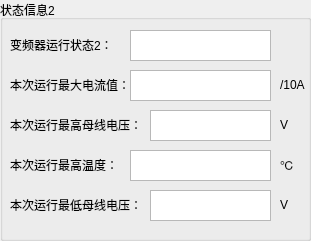
   <widget class="QGroupBox" name="groupBox_6">
    <property name="geometry">
     <rect>
      <x>20</x>
      <y>180</y>
      <width>311</width>
      <height>241</height>
     </rect>
    </property>
    <property name="title">
     <string>状态信息2</string>
    </property>
    <widget class="QTextBrowser" name="min_volt">
     <property name="geometry">
      <rect>
       <x>150</x>
       <y>190</y>
       <width>121</width>
       <height>31</height>
      </rect>
     </property>
     <property name="html">
      <string>&lt;!DOCTYPE HTML PUBLIC &quot;-//W3C//DTD HTML 4.0//EN&quot; &quot;http://www.w3.org/TR/REC-html40/strict.dtd&quot;&gt;
&lt;html&gt;&lt;head&gt;&lt;meta name=&quot;qrichtext&quot; content=&quot;1&quot; /&gt;&lt;style type=&quot;text/css&quot;&gt;
p, li { white-space: pre-wrap; }
&lt;/style&gt;&lt;/head&gt;&lt;body style=&quot; font-family:'SimSun'; font-size:9pt; font-weight:400; font-style:normal;&quot;&gt;
&lt;p style=&quot;-qt-paragraph-type:empty; margin-top:0px; margin-bottom:0px; margin-left:0px; margin-right:0px; -qt-block-indent:0; text-indent:0px;&quot;&gt;&lt;br /&gt;&lt;/p&gt;&lt;/body&gt;&lt;/html&gt;</string>
     </property>
    </widget>
    <widget class="QLabel" name="dw_25">
     <property name="geometry">
      <rect>
       <x>280</x>
       <y>110</y>
       <width>41</width>
       <height>29</height>
      </rect>
     </property>
     <property name="text">
      <string>V</string>
     </property>
    </widget>
    <widget class="QLabel" name="s1__lb_42">
     <property name="geometry">
      <rect>
       <x>10</x>
       <y>150</y>
       <width>141</width>
       <height>29</height>
      </rect>
     </property>
     <property name="text">
      <string>本次运行最高温度：</string>
     </property>
    </widget>
    <widget class="QLabel" name="dw_24">
     <property name="geometry">
      <rect>
       <x>280</x>
       <y>70</y>
       <width>41</width>
       <height>29</height>
      </rect>
     </property>
     <property name="text">
      <string>/10A</string>
     </property>
    </widget>
    <widget class="QTextBrowser" name="motorspd_12">
     <property name="geometry">
      <rect>
       <x>130</x>
       <y>30</y>
       <width>141</width>
       <height>31</height>
      </rect>
     </property>
     <property name="html">
      <string>&lt;!DOCTYPE HTML PUBLIC &quot;-//W3C//DTD HTML 4.0//EN&quot; &quot;http://www.w3.org/TR/REC-html40/strict.dtd&quot;&gt;
&lt;html&gt;&lt;head&gt;&lt;meta name=&quot;qrichtext&quot; content=&quot;1&quot; /&gt;&lt;style type=&quot;text/css&quot;&gt;
p, li { white-space: pre-wrap; }
&lt;/style&gt;&lt;/head&gt;&lt;body style=&quot; font-family:'SimSun'; font-size:9pt; font-weight:400; font-style:normal;&quot;&gt;
&lt;p style=&quot;-qt-paragraph-type:empty; margin-top:0px; margin-bottom:0px; margin-left:0px; margin-right:0px; -qt-block-indent:0; text-indent:0px;&quot;&gt;&lt;br /&gt;&lt;/p&gt;&lt;/body&gt;&lt;/html&gt;</string>
     </property>
    </widget>
    <widget class="QTextBrowser" name="max_temper">
     <property name="geometry">
      <rect>
       <x>130</x>
       <y>150</y>
       <width>141</width>
       <height>31</height>
      </rect>
     </property>
     <property name="html">
      <string>&lt;!DOCTYPE HTML PUBLIC &quot;-//W3C//DTD HTML 4.0//EN&quot; &quot;http://www.w3.org/TR/REC-html40/strict.dtd&quot;&gt;
&lt;html&gt;&lt;head&gt;&lt;meta name=&quot;qrichtext&quot; content=&quot;1&quot; /&gt;&lt;style type=&quot;text/css&quot;&gt;
p, li { white-space: pre-wrap; }
&lt;/style&gt;&lt;/head&gt;&lt;body style=&quot; font-family:'SimSun'; font-size:9pt; font-weight:400; font-style:normal;&quot;&gt;
&lt;p style=&quot;-qt-paragraph-type:empty; margin-top:0px; margin-bottom:0px; margin-left:0px; margin-right:0px; -qt-block-indent:0; text-indent:0px;&quot;&gt;&lt;br /&gt;&lt;/p&gt;&lt;/body&gt;&lt;/html&gt;</string>
     </property>
    </widget>
    <widget class="QLabel" name="s1__lb_43">
     <property name="geometry">
      <rect>
       <x>10</x>
       <y>190</y>
       <width>141</width>
       <height>29</height>
      </rect>
     </property>
     <property name="text">
      <string>本次运行最低母线电压：</string>
     </property>
    </widget>
    <widget class="QTextBrowser" name="max_volt">
     <property name="geometry">
      <rect>
       <x>150</x>
       <y>110</y>
       <width>121</width>
       <height>31</height>
      </rect>
     </property>
     <property name="html">
      <string>&lt;!DOCTYPE HTML PUBLIC &quot;-//W3C//DTD HTML 4.0//EN&quot; &quot;http://www.w3.org/TR/REC-html40/strict.dtd&quot;&gt;
&lt;html&gt;&lt;head&gt;&lt;meta name=&quot;qrichtext&quot; content=&quot;1&quot; /&gt;&lt;style type=&quot;text/css&quot;&gt;
p, li { white-space: pre-wrap; }
&lt;/style&gt;&lt;/head&gt;&lt;body style=&quot; font-family:'SimSun'; font-size:9pt; font-weight:400; font-style:normal;&quot;&gt;
&lt;p style=&quot;-qt-paragraph-type:empty; margin-top:0px; margin-bottom:0px; margin-left:0px; margin-right:0px; -qt-block-indent:0; text-indent:0px;&quot;&gt;&lt;br /&gt;&lt;/p&gt;&lt;/body&gt;&lt;/html&gt;</string>
     </property>
    </widget>
    <widget class="QTextBrowser" name="max_cur">
     <property name="geometry">
      <rect>
       <x>130</x>
       <y>70</y>
       <width>141</width>
       <height>31</height>
      </rect>
     </property>
     <property name="html">
      <string>&lt;!DOCTYPE HTML PUBLIC &quot;-//W3C//DTD HTML 4.0//EN&quot; &quot;http://www.w3.org/TR/REC-html40/strict.dtd&quot;&gt;
&lt;html&gt;&lt;head&gt;&lt;meta name=&quot;qrichtext&quot; content=&quot;1&quot; /&gt;&lt;style type=&quot;text/css&quot;&gt;
p, li { white-space: pre-wrap; }
&lt;/style&gt;&lt;/head&gt;&lt;body style=&quot; font-family:'SimSun'; font-size:9pt; font-weight:400; font-style:normal;&quot;&gt;
&lt;p style=&quot;-qt-paragraph-type:empty; margin-top:0px; margin-bottom:0px; margin-left:0px; margin-right:0px; -qt-block-indent:0; text-indent:0px;&quot;&gt;&lt;br /&gt;&lt;/p&gt;&lt;/body&gt;&lt;/html&gt;</string>
     </property>
    </widget>
    <widget class="QLabel" name="s1__lb_39">
     <property name="geometry">
      <rect>
       <x>10</x>
       <y>30</y>
       <width>108</width>
       <height>29</height>
      </rect>
     </property>
     <property name="text">
      <string>变频器运行状态2：</string>
     </property>
    </widget>
    <widget class="QLabel" name="s1__lb_40">
     <property name="geometry">
      <rect>
       <x>10</x>
       <y>70</y>
       <width>121</width>
       <height>29</height>
      </rect>
     </property>
     <property name="text">
      <string>本次运行最大电流值：</string>
     </property>
    </widget>
    <widget class="QLabel" name="dw_27">
     <property name="geometry">
      <rect>
       <x>280</x>
       <y>190</y>
       <width>41</width>
       <height>29</height>
      </rect>
     </property>
     <property name="text">
      <string>V</string>
     </property>
    </widget>
    <widget class="QLabel" name="s1__lb_41">
     <property name="geometry">
      <rect>
       <x>10</x>
       <y>110</y>
       <width>141</width>
       <height>29</height>
      </rect>
     </property>
     <property name="text">
      <string>本次运行最高母线电压：</string>
     </property>
    </widget>
    <widget class="QLabel" name="dw_26">
     <property name="geometry">
      <rect>
       <x>280</x>
       <y>150</y>
       <width>41</width>
       <height>29</height>
      </rect>
     </property>
     <property name="text">
      <string>℃</string>
     </property>
    </widget>
   </widget>
